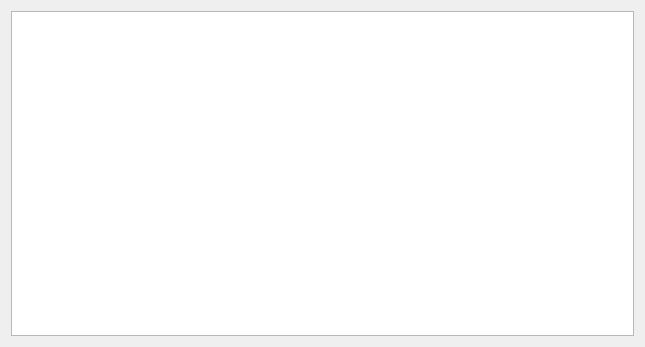
<?xml version="1.0" encoding="UTF-8"?>
<ui version="4.0">
 <class>Monitor</class>
 <widget class="QWidget" name="Monitor">
  <property name="geometry">
   <rect>
    <x>0</x>
    <y>0</y>
    <width>645</width>
    <height>347</height>
   </rect>
  </property>
  <property name="windowTitle">
   <string>monitor</string>
  </property>
  <layout class="QVBoxLayout" name="verticalLayout">
   <item>
    <widget class="QTableWidget" name="monitorList"/>
   </item>
  </layout>
 </widget>
 <resources/>
 <connections/>
</ui>
